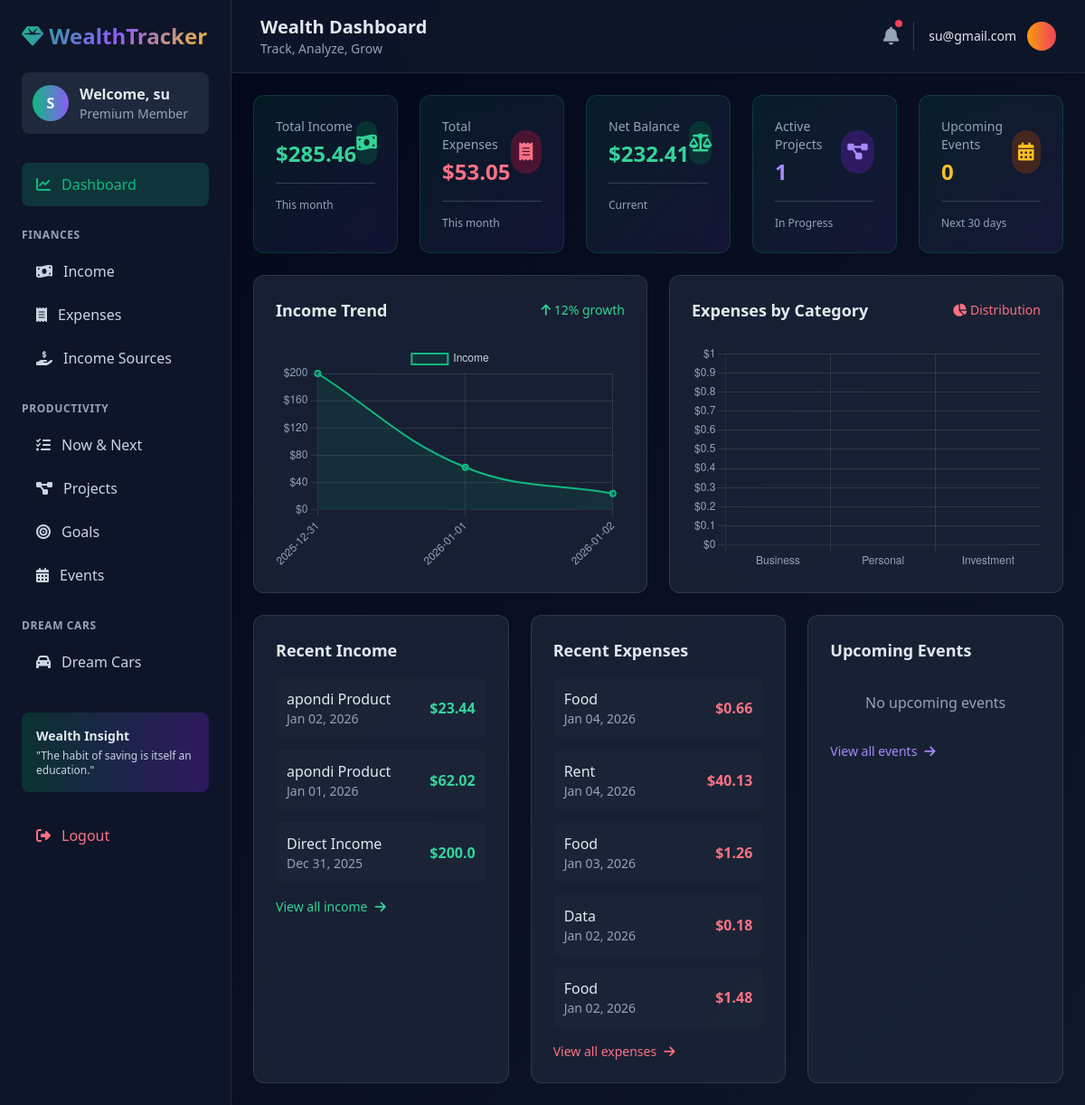
The app's page / (signed in), older data.
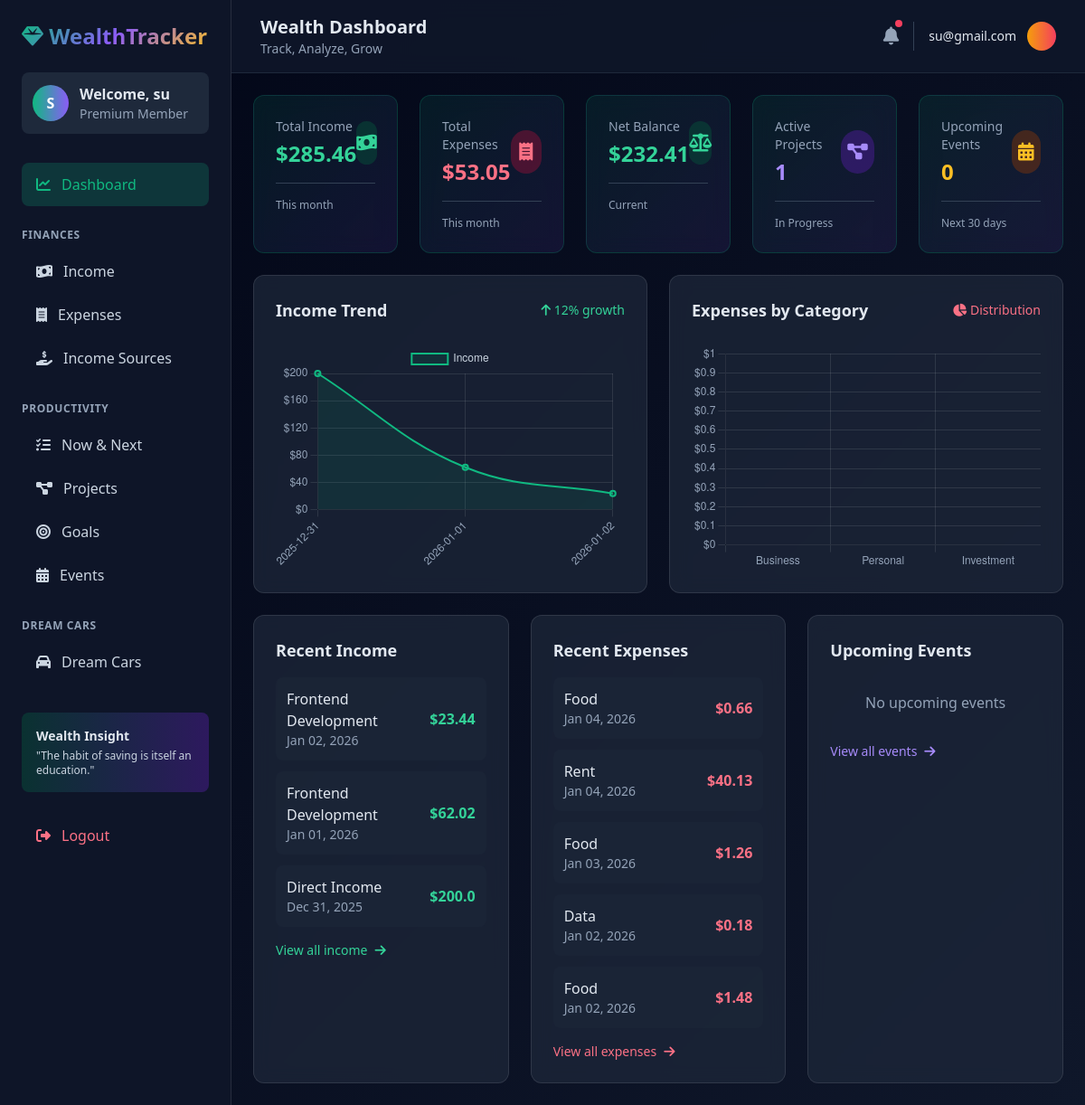
The same page, newer data.
### Tracker/models.py (models this page shows, shortened)
class Income(models.Model):
    user = models.ForeignKey(User, on_delete=models.CASCADE, null=True)
    source = models.ForeignKey(IncomeSource, on_delete=models.CASCADE, null=True, blank=True)
    wallet = models.CharField(max_length=100, choices=WALLETS, default="Bank")
    amount = models.FloatField(default=0)
    date = models.DateTimeField(default=timezone.now)
    description = models.TextField(default="")

class IncomeSource(models.Model):
    user = models.ForeignKey(User, on_delete=models.CASCADE, null=True, blank=True)
    name = models.CharField(max_length=100, default="")
    client = models.CharField(max_length=100, default="")
    start_date = models.DateTimeField(default=timezone.now)
    end_date = models.DateTimeField(default=timezone.now)
    worth = models.FloatField(default=0)
    got = models.BooleanField(default=False)
    description = models.TextField(default="")

### Tracker/views.py (the view)
# urls.py: path('', views.DashboardView.as_view(), name='dashboard'),
class DashboardView(LoginRequiredMixin, TemplateView):
    template_name = 'tracker/dashboard.html'
    def get_context_data(self, **kwargs):
        context = super().get_context_data(**kwargs)
        user = self.request.user
        total_income = Income.objects.filter(user=user).aggregate(Sum('amount'))['amount__sum'] or 0
        total_expenses = Expenses.objects.filter(user=user).aggregate(Sum('worth'))['worth__sum'] or 0
        total_worth = IncomeSource.objects.filter(user=user).aggregate(Sum('worth'))['worth__sum'] or 0
        active_projects = Projects.objects.filter(user=user, status='In Progress').count()
        upcoming_events = Event.objects.filter(user=user, start_date__gte=timezone.now()).count()
        context['quick_stats'] = {
            'total_income': total_income,
            'total_expenses': total_expenses,
            'net_worth': total_worth,
            'active_projects': active_projects,
            'upcoming_events': upcoming_events,
            'balance': total_income - total_expenses,
        }
        thirty_days_ago = timezone.now() - timedelta(days=30)
        daily_income = (
            Income.objects
            .filter(user=user, date__gte=thirty_days_ago)
            .annotate(day=TruncDate('date'))
            .values('day')
            .annotate(total=Sum('amount'))
            .order_by('day')
        )
        income_labels = [item['day'].strftime('%Y-%m-%d') for item in daily_income]
        income_data = [item['total'] for item in daily_income]
        expenses_by_category = {
            'Business': Expenses.objects.filter(user=user, name__icontains='business').aggregate(Sum('worth'))['worth__sum'] or 0,
            'Personal': Expenses.objects.filter(user=user, name__icontains='personal').aggregate(Sum('worth'))['worth__sum'] or 0,
            'Investment': Expenses.objects.filter(user=user, name__icontains='investment').aggregate(Sum('worth'))['worth__sum'] or 0,
        }
        context['chart_data'] = {
            'income_labels': json.dumps(income_labels),
            'income_data': json.dumps(income_data),
            'expense_labels': json.dumps(list(expenses_by_category.keys())),
            'expense_data': json.dumps(list(expenses_by_category.values())),
        }
        context['recent_incomes'] = Income.objects.filter(user=user).order_by('-date')[:5]
        context['recent_expenses'] = Expenses.objects.filter(user=user).order_by('-date')[:5]
        context['upcoming_events_list'] = Event.objects.filter(
            user=user,
            start_date__gte=timezone.now()
        ).order_by('start_date')[:5]
        return context

### Tracker/templates/tracker/dashboard.html (shortened to what the changed rows need)
{% extends 'tracker/base.html' %}
{% load static %}
{% block header_title %}Wealth Dashboard{% endblock %}
{% block content %}
<div class="space-y-6">
    <div class="grid grid-cols-1 lg:grid-cols-3 gap-6">
        <div class="card p-6 rounded-xl">
            <div class="space-y-3">
                {% for income in recent_incomes %}
                <div class="flex items-center justify-between p-3 bg-slate-800/50 rounded-lg">
                    <div>
                        <p class="font-medium">{{ income.source.name|default:"Direct Income" }}</p>
                        <p class="text-sm text-slate-400">{{ income.date|date:"M d, Y" }}</p>
                    </div>
                    <span class="font-bold text-emerald-400">${{ income.amount }}</span>
                </div>
                {% empty %}
                <p class="text-slate-400 text-center py-4">No recent income</p>
                {% endfor %}
            </div>
        </div>
    </div>
</div>
{% endblock %}

Row changes from the older to the newer data that the page shows:
changed Income "Jan 02, 2026": source.name "apondi Product" → "Frontend Development"
changed through a linked row, Income "Jan 01, 2026": source.name "apondi Product" → "Frontend Development"
